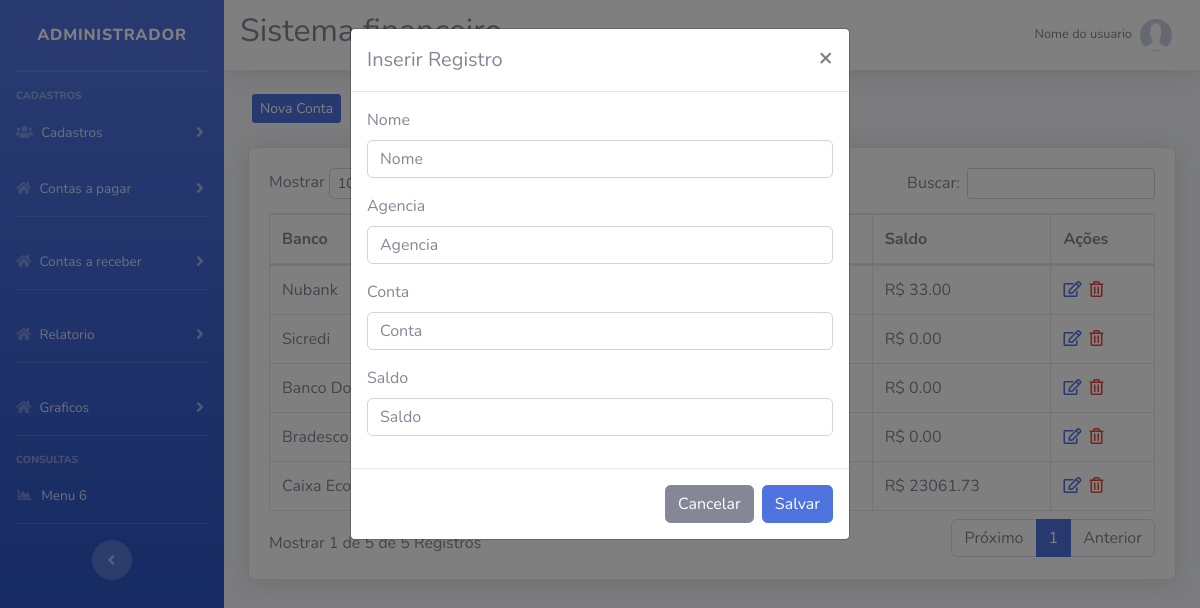
Screenshot of /sistema/index.php?pag=Conta&funcao=novo with the database file from the repository.
### tables this page shows
CREATE TABLE `conta` (
  `id` int(11) NOT NULL,
  `banco` varchar(50) NOT NULL,
  `agencia` varchar(10) NOT NULL,
  `conta` varchar(50) NOT NULL,
  `saldo` decimal(10,2) NOT NULL
);

### sistema/conta.php (the view, shortened to what this page needs)
<?php
$pag = "Conta";
require_once("../config/conexao.php");
?>
<div class="row mt-4 mb-4">
    <a type="button" class="btn-primary btn-sm ml-3 d-none d-md-block" href="index.php?pag=<?php echo $pag ?>&funcao=novo">Nova Conta</a>
</div>
<div class="card shadow mb-4">
    <div class="card-body">
        <div class="table-responsive">
            <table class="table table-bordered" id="dataTable" width="100%" cellspacing="0">
                <thead>
                    <tr>
                        <th width="40%" align="left">Banco</th>
                        <th >Agencia</th>
                        <th >Conta</th>
                        <th >Saldo</th>
                        <th>Ações</th>
                    </tr>
                </thead>
                <tbody>
                   <?php
                   $query = $pdo->query("SELECT * FROM conta order by id desc ");
                   $res = $query->fetchAll(PDO::FETCH_ASSOC);
                   for ($i=0; $i < count($res); $i++) {
                      $banco   = $res[$i]['banco'];
                      $agencia = $res[$i]['agencia'];
                      $conta   = $res[$i]['conta'];
                      $saldo   = $res[$i]['saldo'];
                      $id = $res[$i]['id'];
                      ?>
                    <tr>
                        <td><?php echo $banco ?></td>
                        <td><?php echo $agencia ?></td>
                        <td><?php echo $conta ?></td>
                        <td> <?php echo 'R$ ' . $saldo ?></td>
                        <td>
                             <a href="index.php?pag=<?php echo $pag ?>&funcao=editar&id=<?php echo $id ?>" class='text-primary mr-1' title='Editar Dados'><i class='far fa-edit'></i></a>
                            <a href="index.php?pag=<?php echo $pag ?>&funcao=excluir&id=<?php echo $id ?>" class='text-danger mr-1' title='Excluir Registro'><i class='far fa-trash-alt'></i></a>
                        </td>
                    </tr>
<?php } ?>
                </tbody>
            </table>
        </div>
    </div>
</div>
<div class="modal fade" id="modalDados" tabindex="-1" role="dialog" aria-labelledby="exampleModalLabel" aria-hidden="true">
    <div class="modal-dialog" role="document">
        <div class="modal-content">
            <div class="modal-header">
                <?php
                if (@$_GET['funcao'] == 'editar') {
                    $titulo = "Editar Registro";
                    $id2 = $_GET['id'];
                    $query = $pdo->query("SELECT * FROM conta where id = '" . $id2 . "' ");
                    $res = $query->fetchAll(PDO::FETCH_ASSOC);
                    $banco2   = $res[0]['banco'];
                    $agencia2 = $res[0]['agencia'];
                    $conta2   = $res[0]['conta'];
                    $saldo2   = $res[0]['saldo'];
                } else {
                    $titulo = "Inserir Registro";
                }
                ?>
                <h5 class="modal-title" id="exampleModalLabel"><?php echo $titulo ?></h5>
                <button type="button" class="close" data-dismiss="modal" aria-label="Close">
                    <span aria-hidden="true">&times;</span>
                </button>
            </div>
            <form id="form" method="POST">
                <div class="modal-body">
                    <div class="form-group">
                        <label >Nome</label>
                        <input value="<?php echo @$banco2 ?>" type="text" class="form-control" id="nome_banco" name="nome_banco" placeholder="Nome">
                    </div>
                    <div class="form-group">
                        <label >Agencia</label>
                        <input value="<?php echo @$agencia2 ?>" type="number" class="form-control" id="agencia_banco" name="agencia_banco" placeholder="Agencia">
                    </div>
                    <div class="form-group">
                        <label >Conta</label>
                        <input value="<?php echo @$conta2 ?>" type="number" class="form-control" id="conta_banco" name="conta_banco" placeholder="Conta">
                    </div>
                    <div class="form-group">
                        <label >Saldo</label>
                        <input value="<?php echo @$saldo2 ?>" type="text" class="form-control" id="saldo_banco" name="saldo_banco" placeholder="Saldo">
                    </div>
                </div>
                <div class="modal-footer">
                    <button type="button" id="btn-fechar" class="btn btn-secondary" data-dismiss="modal">Cancelar</button>
                    <button type="submit" name="btn-salvar" id="btn-salvar" class="btn btn-primary">Salvar</button>
                </div>
            </form>
        </div>
    </div>
</div>

### rows the page displays
conta: banco "Nubank", saldo "33.00"
conta: banco "Sicredi", saldo "0.00"
conta: banco "Banco Do Brasil", saldo "0.00"
conta: banco "Bradesco", saldo "0.00"
conta: banco "Caixa Ecomonica", saldo "23061.73"

### other values shown
$titulo "Inserir Registro"
